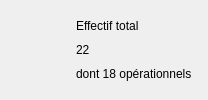
                                      <widget class="QFrame" name="carteKpi6">
                                        <property name="variante" stdset="0">
                                          <string notr="true">kpi</string>
                                        </property>
                                        <layout class="QHBoxLayout" name="layout132" stretch="0,1">
                                          <property name="spacing">
                                            <number>14</number>
                                          </property>
                                          <property name="leftMargin">
                                            <number>16</number>
                                          </property>
                                          <property name="topMargin">
                                            <number>14</number>
                                          </property>
                                          <property name="rightMargin">
                                            <number>16</number>
                                          </property>
                                          <property name="bottomMargin">
                                            <number>14</number>
                                          </property>
                                          <item>
                                            <widget class="QLabel" name="tuile22">
                                              <property name="minimumSize">
                                                <size>
                                                  <width>46</width>
                                                  <height>46</height>
                                                </size>
                                              </property>
                                              <property name="maximumSize">
                                                <size>
                                                  <width>46</width>
                                                  <height>46</height>
                                                </size>
                                              </property>
                                              <property name="pixmap">
                                                <pixmap resource="ressources.qrc">:/images/icones/tuile_user_bleu.png</pixmap>
                                              </property>
                                              <property name="scaledContents">
                                                <bool>true</bool>
                                              </property>
                                            </widget>
                                          </item>
                                          <item>
                                            <layout class="QVBoxLayout" name="layout131">
                                              <property name="spacing">
                                                <number>0</number>
                                              </property>
                                              <item>
                                                <widget class="QLabel" name="lbl156">
                                                  <property name="text">
                                                    <string>Effectif total</string>
                                                  </property>
                                                  <property name="variante" stdset="0">
                                                    <string notr="true">kpiTitre</string>
                                                  </property>
                                                </widget>
                                              </item>
                                              <item>
                                                <widget class="QLabel" name="lbl157">
                                                  <property name="text">
                                                    <string>22</string>
                                                  </property>
                                                  <property name="variante" stdset="0">
                                                    <string notr="true">kpiValeur</string>
                                                  </property>
                                                </widget>
                                              </item>
                                              <item>
                                                <widget class="QLabel" name="lbl158">
                                                  <property name="text">
                                                    <string>dont 18 opérationnels</string>
                                                  </property>
                                                  <property name="variante" stdset="0">
                                                    <string notr="true">kpiDetail</string>
                                                  </property>
                                                </widget>
                                              </item>
                                            </layout>
                                          </item>
                                        </layout>
                                      </widget>
